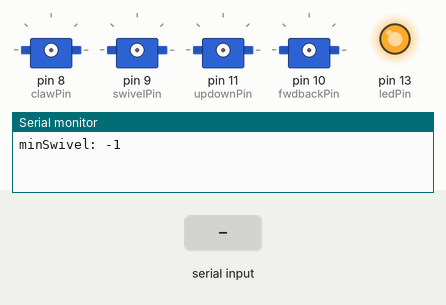
This sketch was run on a simulated Arduino Uno, built with avr-gcc and run on an emulated ATmega328P. Shown: 4 × servo, output pins drawn as LEDs (lit = HIGH), the last lines printed to the serial monitor. The inputs (shaded band) are chosen by the test bench. Random numbers use the default seed unless the sketch sets one.

Above: at 0.01 s.
At 1.2 s:
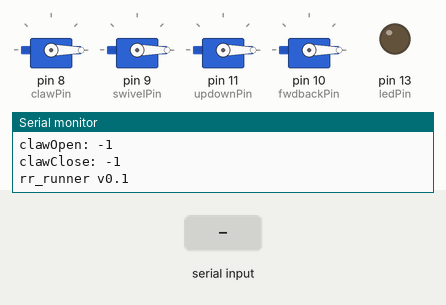
1.3 s: "rst\n" received over Serial
At 1.6 s:
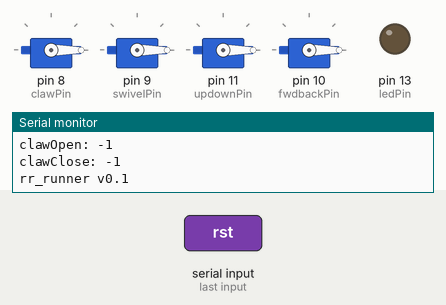
Timing chart, 0 to 4.3 s (numbered marks = the images above; inputs shaded):
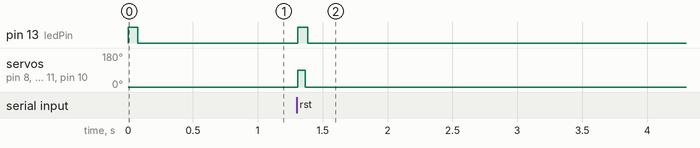

The sketch:

rr_runner.ino
```cpp
#include <Servo.h>
#include <EEPROM.h>

void printVersion() {
  Serial.println("rr_runner v0.1");
}

const unsigned short idxLeft = 0;
const unsigned short idxRight = 1;
const unsigned short idxForward = 2;
const unsigned short idxBack = 3;
const unsigned short idxUp = 4;
const unsigned short idxDown = 5;
const unsigned short idxGrab = 6;
const unsigned short idxLetGo = 7;

const unsigned short ledPin = 13;

const unsigned short clawPin = 8;
const unsigned short swivelPin = 9;
const unsigned short fwdbackPin = 10;
const unsigned short updownPin = 11;

Servo clawServo;
Servo swivelServo;
Servo updownServo;
Servo fwdbackServo;

String inputString = "";
boolean stringComplete = false;

short minSwivel;
short maxSwivel;

short minUpDown;
short maxUpDown;

short minFwdBack;
short maxFwdBack;

short clawOpen;
short clawClose;

short currentSwivel;
short desiredSwivel;
short currentUpDown;
short desiredUpDown;
short currentFwdBack;
short desiredFwdBack;

bool slowMode = true;

void setup() {
  pinMode(ledPin, OUTPUT);
  ledOn();
  Serial.begin(9600);
  inputString.reserve(16);

  short tmpMin;
  short tmpMax;

  EEPROM.get(idxLeft * sizeof(short), tmpMin);
  EEPROM.get(idxRight * sizeof(short), tmpMax);
  minSwivel = min(tmpMin, tmpMax);
  maxSwivel = max(tmpMin, tmpMax);

  EEPROM.get(idxUp * sizeof(short), tmpMin);
  EEPROM.get(idxDown * sizeof(short), tmpMax);
  minUpDown = min(tmpMin, tmpMax);
  maxUpDown = max(tmpMin, tmpMax);

  EEPROM.get(idxForward * sizeof(short), tmpMin);
  EEPROM.get(idxBack * sizeof(short), tmpMax);
  minFwdBack = min(tmpMin, tmpMax);
  maxFwdBack = max(tmpMin, tmpMax);

  EEPROM.get(idxGrab * sizeof(short), clawClose);
  EEPROM.get(idxLetGo * sizeof(short), clawOpen);

  dumpLimits();

  clawServo.attach(clawPin);
  swivelServo.attach(swivelPin);
  updownServo.attach(updownPin);
  fwdbackServo.attach(fwdbackPin);

  slowMode = false;
  gotoCenters();
  slowMode = true;

  printVersion();

  ledOff();
}

void ledOn() {
  digitalWrite(ledPin, HIGH);
}

void ledOff() {
  digitalWrite(ledPin, LOW);
}

void softwareReset() {
  asm volatile ("  jmp 0");
}

void loop() {
  handleSerial();
  if (stringComplete) {
    ledOn();
    if (inputString.startsWith("rst")) {
      softwareReset();
    } else if (inputString.startsWith("clo")) {
      openClaw();
    } else if (inputString.startsWith("clc")) {
      closeClaw();
    } else if (inputString.startsWith("sw")) {
      swTo((short)inputString.substring(2).toInt());
    } else if (inputString.startsWith("ud")) {
      udTo((short)inputString.substring(2).toInt());
    } else if (inputString.startsWith("fb")) {
      fbTo((short)inputString.substring(2).toInt());
    } else if (inputString.startsWith("sm")) {
      slowMode = !inputString.equals("smoff");
    } else if (inputString.startsWith("cntr")) {
      gotoCenters();
    } else if (inputString.startsWith("rnd")) {
      randomize();
    } else if (inputString.startsWith("?") || inputString.startsWith("help")) {
      Serial.println("rst");
      Serial.println("clo");
      Serial.println("clc");
      Serial.println("sw<num>");
      Serial.println("ud<num>");
      Serial.println("fb<num>");
      Serial.println("cntr");
      Serial.println("rnd");
    } else if (inputString.startsWith("ver")) {
      printVersion();
    }
    inputString="";
    stringComplete = false;
    ledOff();
  }
  if (slowMode) {
    if (desiredSwivel != currentSwivel) {
      short dSw = desiredSwivel - currentSwivel;
      if (dSw < -2)
        dSw = -2;
      if (dSw > 2)
        dSw = 2;
      currentSwivel += dSw;
      swivelServo.write(currentSwivel);
    }
    if (desiredUpDown != currentUpDown) {
      short dUd = desiredUpDown - currentUpDown;
      if (dUd < -2)
        dUd = -2;
      if (dUd > 2)
        dUd = 2;
      currentUpDown += dUd;
      updownServo.write(currentUpDown);
    }
    if (desiredFwdBack != currentFwdBack) {
      short dFb = desiredFwdBack - currentFwdBack;
      if (dFb < -2)
        dFb = -2;
      if (dFb > 2)
        dFb = 2;
      currentFwdBack += dFb;
      fwdbackServo.write(currentFwdBack);
    }
    delay(10);
  }
}

void handleSerial() {
  while (Serial.available()) {
    char inChar = (char)Serial.read();
    if (inChar > 31 && inChar < 128) {
      inputString += inChar;
    }
    if (inChar == '\n') {
      stringComplete = true;
    }
  }
}

void openClaw() {
  clawServo.write(clawOpen);
}

void closeClaw() {
  clawServo.write(clawClose);
}

void swTo(short value) {
  short newValue = max(minSwivel, min(maxSwivel, value));
  if (slowMode) {
    desiredSwivel = newValue;
  } else {
    currentSwivel = desiredSwivel = newValue;
    swivelServo.write(newValue);
  }
}

void udTo(short value) {
  short newValue = max(minUpDown, min(maxUpDown, value));
  if (slowMode) {
    desiredUpDown = newValue;
  } else {
    currentUpDown = desiredUpDown = newValue;
    updownServo.write(newValue);
  }
}

void fbTo(short value) {
  short newValue = max(minFwdBack, min(maxFwdBack, value));
  if (slowMode) {
    desiredFwdBack = newValue;
  } else {
    currentFwdBack = desiredFwdBack = newValue;
    fwdbackServo.write(newValue);
  }
}

void dumpLimits() {
  Serial.print("minSwivel: "); Serial.println(minSwivel);
  Serial.print("maxSwivel: "); Serial.println(maxSwivel);
  Serial.print("minUpDown: "); Serial.println(minUpDown);
  Serial.print("maxUpDown: "); Serial.println(maxUpDown);
  Serial.print("minFwdBack: "); Serial.println(minFwdBack);
  Serial.print("maxFwdBack: "); Serial.println(maxFwdBack);
  Serial.print("clawOpen: "); Serial.println(clawOpen);
  Serial.print("clawClose: "); Serial.println(clawClose);
}

void gotoCenters() {
  openClaw();
  swTo((minSwivel + maxSwivel) / 2);
  udTo((minUpDown + maxUpDown) / 2);
  fbTo((minFwdBack + maxFwdBack) / 2);
}

void randomize() {
  swTo(random(minSwivel, maxSwivel));
  udTo(random(minUpDown, maxUpDown));
  fbTo(random(minFwdBack, maxFwdBack));
}
```

Measured:
- after the input at 1.3 s, pin 13 (ledPin): LOW → HIGH at once, → LOW 0.08 s later; servo on pin 8 (clawPin), servo on pin 9 (swivelPin), servo on pin 11 (updownPin), servo on pin 10 (fwdbackPin): 0° → 90° at once, → 0° 0.06 s later
